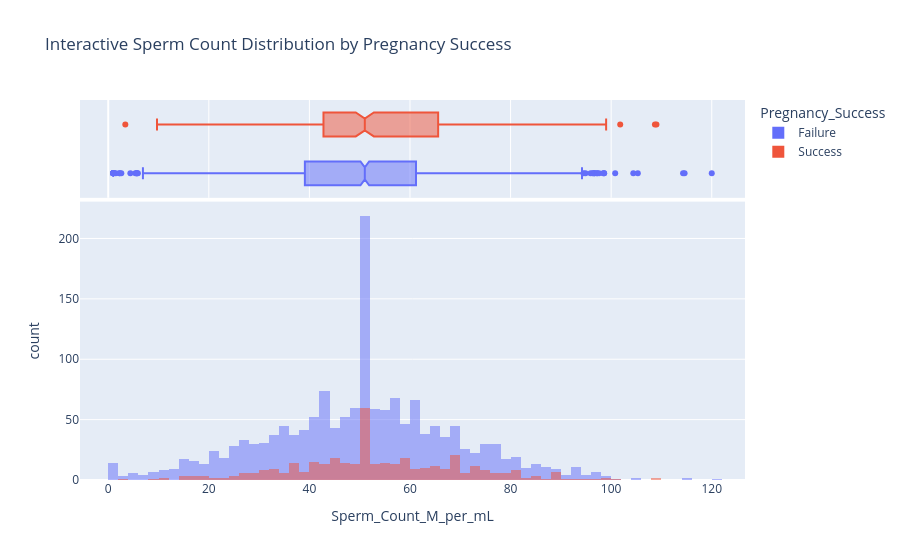

This figure's notebook cell:
### Code cell
# Plotly is excellent for splitting distributions side-by-side (faceting) 
# to see how an independent variable's distribution shifts based on a category.

fig2 = px.histogram(df, x='Sperm_Count_M_per_mL', color='Pregnancy_Success', 
                    barmode='overlay', marginal='box',
                    title='Interactive Sperm Count Distribution by Pregnancy Success')
fig2.show()

### Figure 1 — Plotly figure (JSON) as saved in the notebook; plotly's stock layout.template omitted (floating-point values rounded to 4 significant figures; data arrays with more than 128 entries replaced by an {"elided": "..."} marker saying what was removed)
{"data": [{"bingroup": "x", "hovertemplate": "Pregnancy_Success=Failure<br>Sperm_Count_M_per_mL=%{x}<br>count=%{y}<extra></extra>", "legendgroup": "Failure", "marker": {"color": "#636efa", "opacity": 0.5, "pattern": {"shape": ""}}, "name": "Failure", "orientation": "v", "showlegend": true, "type": "histogram", "x": {"elided": "1604 float values"}, "xaxis": "x", "yaxis": "y"}, {"hovertemplate": "Pregnancy_Success=Failure<br>Sperm_Count_M_per_mL=%{x}<extra></extra>", "legendgroup": "Failure", "marker": {"color": "#636efa"}, "name": "Failure", "notched": true, "showlegend": false, "type": "box", "x": {"elided": "1604 float values"}, "xaxis": "x2", "yaxis": "y2"}, {"bingroup": "x", "hovertemplate": "Pregnancy_Success=Success<br>Sperm_Count_M_per_mL=%{x}<br>count=%{y}<extra></extra>", "legendgroup": "Success", "marker": {"color": "#EF553B", "opacity": 0.5, "pattern": {"shape": ""}}, "name": "Success", "orientation": "v", "showlegend": true, "type": "histogram", "x": {"elided": "396 float values"}, "xaxis": "x", "yaxis": "y"}, {"hovertemplate": "Pregnancy_Success=Success<br>Sperm_Count_M_per_mL=%{x}<extra></extra>", "legendgroup": "Success", "marker": {"color": "#EF553B"}, "name": "Success", "notched": true, "showlegend": false, "type": "box", "x": {"elided": "396 float values"}, "xaxis": "x2", "yaxis": "y2"}], "layout": {"barmode": "overlay", "legend": {"title": {"text": "Pregnancy_Success"}, "tracegroupgap": 0}, "title": {"text": "Interactive Sperm Count Distribution by Pregnancy Success"}, "xaxis": {"anchor": "y", "domain": [0, 1], "title": {"text": "Sperm_Count_M_per_mL"}}, "xaxis2": {"anchor": "y2", "domain": [0, 1], "matches": "x", "showgrid": true, "showticklabels": false}, "yaxis": {"anchor": "x", "domain": [0, 0.7326], "title": {"text": "count"}}, "yaxis2": {"anchor": "x2", "domain": [0.7426, 1], "matches": "y2", "showgrid": false, "showline": false, "showticklabels": false, "ticks": ""}}}
